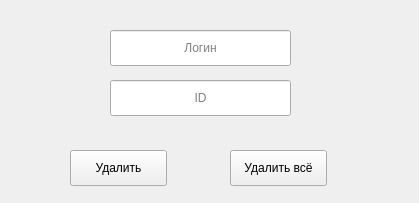
<?xml version="1.0" encoding="UTF-8"?>
<ui version="4.0">
 <class>deleteUserFromDB</class>
 <widget class="QWidget" name="deleteUserFromDB">
  <property name="geometry">
   <rect>
    <x>0</x>
    <y>0</y>
    <width>419</width>
    <height>203</height>
   </rect>
  </property>
  <property name="minimumSize">
   <size>
    <width>419</width>
    <height>203</height>
   </size>
  </property>
  <property name="maximumSize">
   <size>
    <width>419</width>
    <height>203</height>
   </size>
  </property>
  <property name="windowTitle">
   <string>Удаление записи</string>
  </property>
  <widget class="QPushButton" name="pushButton">
   <property name="geometry">
    <rect>
     <x>70</x>
     <y>150</y>
     <width>97</width>
     <height>36</height>
    </rect>
   </property>
   <property name="text">
    <string>Удалить</string>
   </property>
  </widget>
  <widget class="QPushButton" name="pushButton_2">
   <property name="geometry">
    <rect>
     <x>230</x>
     <y>150</y>
     <width>97</width>
     <height>36</height>
    </rect>
   </property>
   <property name="text">
    <string>Удалить всё</string>
   </property>
  </widget>
  <widget class="QLineEdit" name="deleteLoginLineEdit">
   <property name="geometry">
    <rect>
     <x>110</x>
     <y>30</y>
     <width>181</width>
     <height>36</height>
    </rect>
   </property>
   <property name="alignment">
    <set>Qt::AlignCenter</set>
   </property>
   <property name="placeholderText">
    <string>Логин</string>
   </property>
  </widget>
  <widget class="QLineEdit" name="IDLineEdit">
   <property name="geometry">
    <rect>
     <x>110</x>
     <y>80</y>
     <width>181</width>
     <height>36</height>
    </rect>
   </property>
   <property name="alignment">
    <set>Qt::AlignCenter</set>
   </property>
   <property name="placeholderText">
    <string>ID</string>
   </property>
  </widget>
 </widget>
 <resources/>
 <connections/>
</ui>
